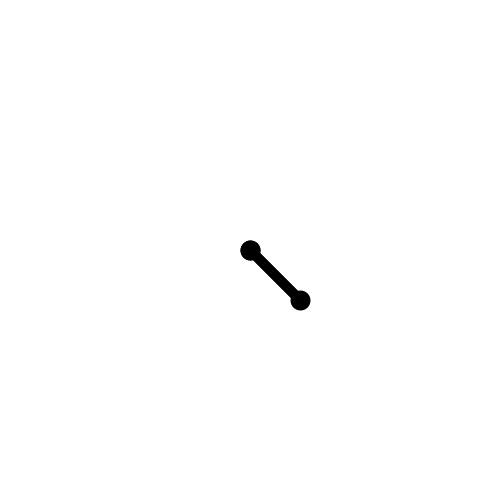
Frame 1 (no input)
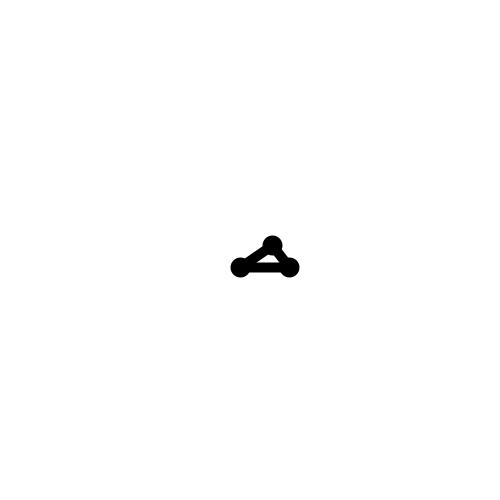
Frame 60 (the mouse pressed at the canvas centre just before this capture)
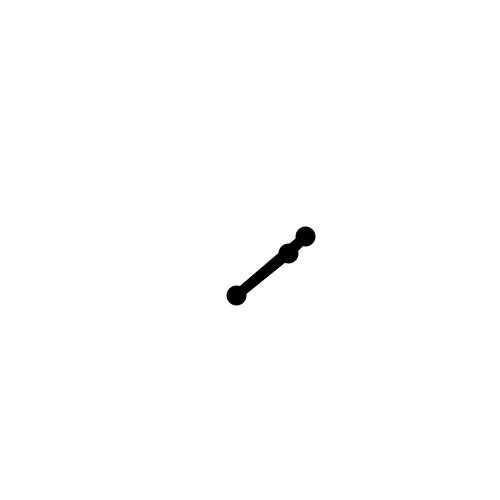
Frame 120 (the mouse held since frame 60 and released just before this capture)

The Processing sketch that drew these frames (run headless with seeded random() and noise(); from frame 60 on, the mouse is pressed at the canvas centre):

// Processing sketch: e03_Tablica
// ── e03_Tablica.pde
float[] pozX = {300, 250, 250}; 
float[] pozY = {300, 250, 250};

void setup() {
  size(500, 500);  
  strokeWeight(20);
}

void draw() {
  background(255);
  strokeWeight(20);
  point(pozX[0], pozY[0]);
  point(pozX[1], pozY[1]);
  point(pozX[2], pozY[2]);
  strokeWeight(10);
  line(pozX[1], pozY[1], pozX[0], pozY[0]);
  line(pozX[1], pozY[1], pozX[2], pozY[2]);
  line(pozX[0], pozY[0], pozX[2], pozY[2]);
  pozX[0] = pozX[0] + random(-5, 5); //mała zmiana w dwie strony
  pozY[0] = pozY[0] + random(-5, 5); //mała zmiana w dwie strony
  pozX[1] = pozX[1] + random(-5, 5); //mała zmiana w dwie strony
  pozY[1] = pozY[1] + random(-5, 5); //mała zmiana w dwie strony
  pozX[2] = pozX[2] + random(-5, 5); //mała zmiana w dwie strony
  pozY[2] = pozY[2] + random(-5, 5); //mała zmiana w dwie strony
}
